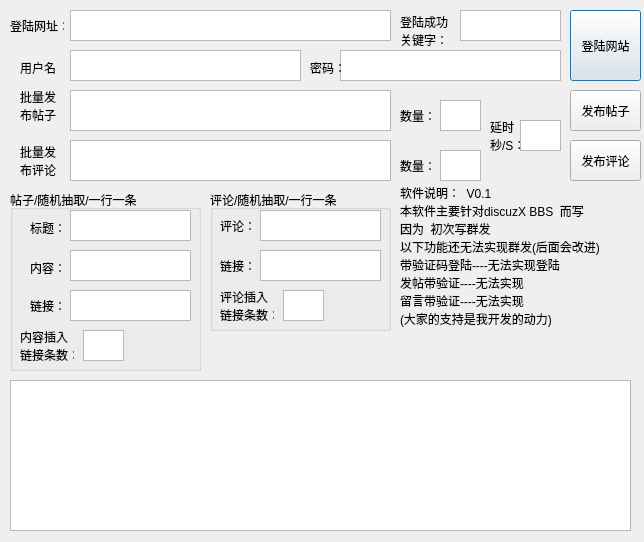
<?xml version="1.0" encoding="UTF-8"?>
<ui version="4.0">
 <class>Dialog</class>
 <widget class="QDialog" name="Dialog">
  <property name="geometry">
   <rect>
    <x>0</x>
    <y>0</y>
    <width>644</width>
    <height>542</height>
   </rect>
  </property>
  <property name="windowTitle">
   <string>Dialog</string>
  </property>
  <widget class="QPushButton" name="pushButton">
   <property name="geometry">
    <rect>
     <x>570</x>
     <y>10</y>
     <width>71</width>
     <height>71</height>
    </rect>
   </property>
   <property name="text">
    <string>登陆网站</string>
   </property>
  </widget>
  <widget class="QTextEdit" name="textEdit">
   <property name="geometry">
    <rect>
     <x>70</x>
     <y>10</y>
     <width>321</width>
     <height>31</height>
    </rect>
   </property>
  </widget>
  <widget class="QLabel" name="label">
   <property name="geometry">
    <rect>
     <x>10</x>
     <y>20</y>
     <width>54</width>
     <height>12</height>
    </rect>
   </property>
   <property name="text">
    <string>登陆网址：</string>
   </property>
  </widget>
  <widget class="QTextEdit" name="textEdit_2">
   <property name="geometry">
    <rect>
     <x>70</x>
     <y>50</y>
     <width>231</width>
     <height>31</height>
    </rect>
   </property>
  </widget>
  <widget class="QTextEdit" name="textEdit_3">
   <property name="geometry">
    <rect>
     <x>340</x>
     <y>50</y>
     <width>221</width>
     <height>31</height>
    </rect>
   </property>
  </widget>
  <widget class="QLabel" name="label_2">
   <property name="geometry">
    <rect>
     <x>20</x>
     <y>60</y>
     <width>41</width>
     <height>16</height>
    </rect>
   </property>
   <property name="text">
    <string>用户名：</string>
   </property>
  </widget>
  <widget class="QLabel" name="label_3">
   <property name="geometry">
    <rect>
     <x>310</x>
     <y>60</y>
     <width>31</width>
     <height>16</height>
    </rect>
   </property>
   <property name="text">
    <string>密码：</string>
   </property>
  </widget>
  <widget class="QLabel" name="label_4">
   <property name="geometry">
    <rect>
     <x>400</x>
     <y>10</y>
     <width>51</width>
     <height>41</height>
    </rect>
   </property>
   <property name="text">
    <string>登陆成功
关键字：</string>
   </property>
  </widget>
  <widget class="QTextEdit" name="textEdit_4">
   <property name="geometry">
    <rect>
     <x>460</x>
     <y>10</y>
     <width>101</width>
     <height>31</height>
    </rect>
   </property>
  </widget>
  <widget class="QLabel" name="label_5">
   <property name="geometry">
    <rect>
     <x>20</x>
     <y>140</y>
     <width>41</width>
     <height>41</height>
    </rect>
   </property>
   <property name="text">
    <string>批量发
布评论：</string>
   </property>
  </widget>
  <widget class="QLabel" name="label_6">
   <property name="geometry">
    <rect>
     <x>20</x>
     <y>90</y>
     <width>41</width>
     <height>31</height>
    </rect>
   </property>
   <property name="text">
    <string>批量发
布帖子：</string>
   </property>
  </widget>
  <widget class="QTextEdit" name="textEdit_5">
   <property name="geometry">
    <rect>
     <x>70</x>
     <y>90</y>
     <width>321</width>
     <height>41</height>
    </rect>
   </property>
  </widget>
  <widget class="QTextEdit" name="textEdit_6">
   <property name="geometry">
    <rect>
     <x>70</x>
     <y>140</y>
     <width>321</width>
     <height>41</height>
    </rect>
   </property>
  </widget>
  <widget class="QPushButton" name="pushButton_2">
   <property name="geometry">
    <rect>
     <x>570</x>
     <y>90</y>
     <width>71</width>
     <height>41</height>
    </rect>
   </property>
   <property name="text">
    <string>发布帖子</string>
   </property>
  </widget>
  <widget class="QPushButton" name="pushButton_3">
   <property name="geometry">
    <rect>
     <x>570</x>
     <y>140</y>
     <width>71</width>
     <height>41</height>
    </rect>
   </property>
   <property name="text">
    <string>发布评论</string>
   </property>
  </widget>
  <widget class="QTextEdit" name="textEdit_7">
   <property name="geometry">
    <rect>
     <x>520</x>
     <y>120</y>
     <width>41</width>
     <height>31</height>
    </rect>
   </property>
  </widget>
  <widget class="QLabel" name="label_7">
   <property name="geometry">
    <rect>
     <x>490</x>
     <y>120</y>
     <width>31</width>
     <height>31</height>
    </rect>
   </property>
   <property name="text">
    <string>延时
秒/S：</string>
   </property>
  </widget>
  <widget class="QGroupBox" name="groupBox">
   <property name="geometry">
    <rect>
     <x>10</x>
     <y>190</y>
     <width>191</width>
     <height>181</height>
    </rect>
   </property>
   <property name="title">
    <string>帖子/随机抽取/一行一条</string>
   </property>
   <widget class="QLabel" name="label_8">
    <property name="geometry">
     <rect>
      <x>20</x>
      <y>30</y>
      <width>31</width>
      <height>16</height>
     </rect>
    </property>
    <property name="text">
     <string>标题：</string>
    </property>
   </widget>
   <widget class="QLabel" name="label_9">
    <property name="geometry">
     <rect>
      <x>20</x>
      <y>70</y>
      <width>31</width>
      <height>16</height>
     </rect>
    </property>
    <property name="text">
     <string>内容：</string>
    </property>
   </widget>
   <widget class="QLabel" name="label_11">
    <property name="geometry">
     <rect>
      <x>20</x>
      <y>110</y>
      <width>54</width>
      <height>12</height>
     </rect>
    </property>
    <property name="text">
     <string>链接：</string>
    </property>
   </widget>
   <widget class="QLabel" name="label_12">
    <property name="geometry">
     <rect>
      <x>10</x>
      <y>140</y>
      <width>54</width>
      <height>31</height>
     </rect>
    </property>
    <property name="text">
     <string>内容插入
链接条数：</string>
    </property>
   </widget>
   <widget class="QTextEdit" name="textEdit_8">
    <property name="geometry">
     <rect>
      <x>60</x>
      <y>20</y>
      <width>121</width>
      <height>31</height>
     </rect>
    </property>
   </widget>
   <widget class="QTextEdit" name="textEdit_9">
    <property name="geometry">
     <rect>
      <x>60</x>
      <y>60</y>
      <width>121</width>
      <height>31</height>
     </rect>
    </property>
   </widget>
   <widget class="QTextEdit" name="textEdit_10">
    <property name="geometry">
     <rect>
      <x>60</x>
      <y>100</y>
      <width>121</width>
      <height>31</height>
     </rect>
    </property>
   </widget>
   <widget class="QTextEdit" name="textEdit_11">
    <property name="geometry">
     <rect>
      <x>73</x>
      <y>140</y>
      <width>41</width>
      <height>31</height>
     </rect>
    </property>
   </widget>
  </widget>
  <widget class="QGroupBox" name="groupBox_2">
   <property name="geometry">
    <rect>
     <x>210</x>
     <y>190</y>
     <width>181</width>
     <height>141</height>
    </rect>
   </property>
   <property name="title">
    <string>评论/随机抽取/一行一条</string>
   </property>
   <widget class="QLabel" name="label_13">
    <property name="geometry">
     <rect>
      <x>10</x>
      <y>30</y>
      <width>54</width>
      <height>12</height>
     </rect>
    </property>
    <property name="text">
     <string>评论：</string>
    </property>
   </widget>
   <widget class="QLabel" name="label_14">
    <property name="geometry">
     <rect>
      <x>10</x>
      <y>70</y>
      <width>54</width>
      <height>12</height>
     </rect>
    </property>
    <property name="text">
     <string>链接：</string>
    </property>
   </widget>
   <widget class="QLabel" name="label_15">
    <property name="geometry">
     <rect>
      <x>10</x>
      <y>100</y>
      <width>54</width>
      <height>31</height>
     </rect>
    </property>
    <property name="text">
     <string>评论插入
链接条数：</string>
    </property>
   </widget>
   <widget class="QTextEdit" name="textEdit_12">
    <property name="geometry">
     <rect>
      <x>50</x>
      <y>20</y>
      <width>121</width>
      <height>31</height>
     </rect>
    </property>
   </widget>
   <widget class="QTextEdit" name="textEdit_13">
    <property name="geometry">
     <rect>
      <x>50</x>
      <y>60</y>
      <width>121</width>
      <height>31</height>
     </rect>
    </property>
   </widget>
   <widget class="QTextEdit" name="textEdit_14">
    <property name="geometry">
     <rect>
      <x>73</x>
      <y>100</y>
      <width>41</width>
      <height>31</height>
     </rect>
    </property>
   </widget>
  </widget>
  <widget class="QLabel" name="label_10">
   <property name="geometry">
    <rect>
     <x>400</x>
     <y>180</y>
     <width>231</width>
     <height>151</height>
    </rect>
   </property>
   <property name="text">
    <string>软件说明：  V0.1
本软件主要针对discuzX BBS  而写
因为  初次写群发
以下功能还无法实现群发(后面会改进)
带验证码登陆----无法实现登陆
发帖带验证----无法实现
留言带验证----无法实现
(大家的支持是我开发的动力)</string>
   </property>
  </widget>
  <widget class="QTextEdit" name="messagebox">
   <property name="geometry">
    <rect>
     <x>10</x>
     <y>380</y>
     <width>621</width>
     <height>151</height>
    </rect>
   </property>
  </widget>
  <widget class="QLabel" name="label_16">
   <property name="geometry">
    <rect>
     <x>400</x>
     <y>110</y>
     <width>54</width>
     <height>12</height>
    </rect>
   </property>
   <property name="text">
    <string>数量：</string>
   </property>
  </widget>
  <widget class="QLabel" name="label_17">
   <property name="geometry">
    <rect>
     <x>400</x>
     <y>160</y>
     <width>54</width>
     <height>12</height>
    </rect>
   </property>
   <property name="text">
    <string>数量：</string>
   </property>
  </widget>
  <widget class="QTextEdit" name="textEdit_15">
   <property name="geometry">
    <rect>
     <x>440</x>
     <y>100</y>
     <width>41</width>
     <height>31</height>
    </rect>
   </property>
  </widget>
  <widget class="QTextEdit" name="textEdit_16">
   <property name="geometry">
    <rect>
     <x>440</x>
     <y>150</y>
     <width>41</width>
     <height>31</height>
    </rect>
   </property>
  </widget>
 </widget>
 <resources/>
 <connections/>
</ui>
